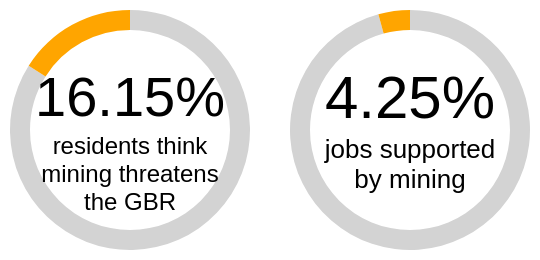

Write a Vega-Lite specification for this figure.
### Vega-Lite specification from a JSON file in a GitHub repository (floating-point values rounded to 4 significant figures)
{"$schema": "https://vega.github.io/schema/vega-lite/v5.json", "hconcat": [{"width": 120, "height": 120, "view": {"stroke": null}, "layer": [{"data": {"values": [{"category": "other", "value": 84}, {"category": "mining", "value": 16}]}, "mark": {"type": "arc", "innerRadius": 50}, "encoding": {"theta": {"field": "value", "type": "quantitative"}, "color": {"field": "category", "scale": {"domain": ["mining", "other"], "range": ["orange", "lightgrey"]}, "legend": null}}}, {"data": {"values": [{"label": "16.15%"}]}, "mark": {"type": "text", "fill": "black", "align": "center", "baseline": "middle", "dy": -15, "fontSize": 28}, "encoding": {"text": {"field": "label"}}}, {"data": {"values": [{"label": ["residents think", "mining threatens", "the GBR"]}]}, "mark": {"type": "text", "fill": "black", "align": "center", "baseline": "middle", "dy": 8, "fontSize": 12}, "encoding": {"text": {"field": "label"}}}]}, {"width": 120, "height": 120, "view": {"stroke": null}, "layer": [{"data": {"values": [{"category": "other", "value": 676.6}, {"category": "mining", "value": 30}]}, "mark": {"type": "arc", "innerRadius": 50}, "encoding": {"theta": {"field": "value", "type": "quantitative"}, "color": {"field": "category", "scale": {"domain": ["mining", "other"], "range": ["orange", "lightgrey"]}, "legend": null}}}, {"data": {"values": [{"label": "4.25%"}]}, "mark": {"type": "text", "fill": "black", "align": "center", "baseline": "middle", "dy": -15, "fontSize": 30}, "encoding": {"text": {"field": "label"}}}, {"data": {"values": [{"label": ["jobs supported", "by mining"]}]}, "mark": {"type": "text", "fill": "black", "align": "center", "baseline": "middle", "dy": 10, "fontSize": 13}, "encoding": {"text": {"field": "label"}}}]}]}
